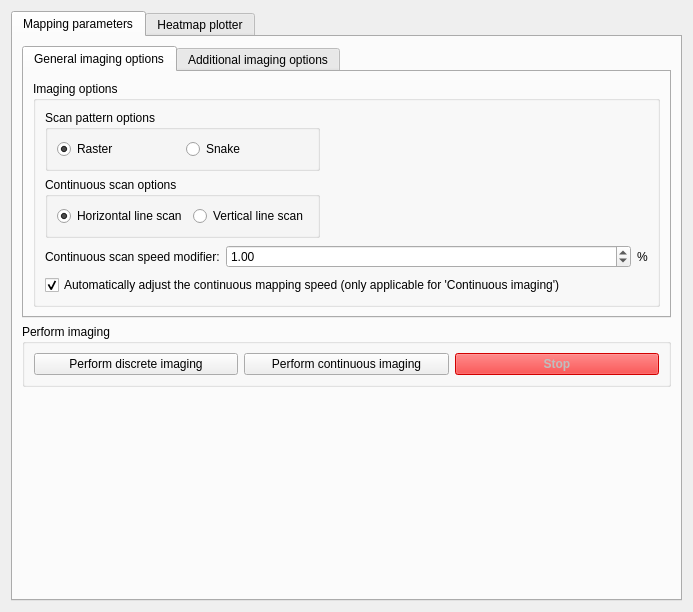
<?xml version="1.0" encoding="UTF-8"?>
<ui version="4.0">
 <class>Hilvl_Raman</class>
 <widget class="QWidget" name="Hilvl_Raman">
  <property name="geometry">
   <rect>
    <x>0</x>
    <y>0</y>
    <width>693</width>
    <height>612</height>
   </rect>
  </property>
  <property name="windowTitle">
   <string>Form</string>
  </property>
  <layout class="QVBoxLayout" name="verticalLayout_4">
   <item>
    <layout class="QVBoxLayout" name="main_layout">
     <item>
      <widget class="QTabWidget" name="tab_main">
       <property name="currentIndex">
        <number>0</number>
       </property>
       <widget class="QWidget" name="tab_mappingparams">
        <attribute name="title">
         <string>Mapping parameters</string>
        </attribute>
        <layout class="QVBoxLayout" name="verticalLayout_3">
         <item>
          <layout class="QVBoxLayout" name="lyt_coorHub_holder"/>
         </item>
         <item>
          <layout class="QVBoxLayout" name="verticalLayout_2">
           <item>
            <widget class="QTabWidget" name="tab_mappingoptions">
             <property name="currentIndex">
              <number>0</number>
             </property>
             <widget class="QWidget" name="tab_generaloptions">
              <attribute name="title">
               <string>General imaging options</string>
              </attribute>
              <layout class="QVBoxLayout" name="verticalLayout_8">
               <item>
                <widget class="QGroupBox" name="groupBox_2">
                 <property name="title">
                  <string>Imaging options</string>
                 </property>
                 <layout class="QVBoxLayout" name="verticalLayout_9">
                  <item>
                   <layout class="QGridLayout" name="gridLayout">
                    <item row="3" column="0" colspan="2">
                     <widget class="QCheckBox" name="chk_contMap_autoAdjustSpeed">
                      <property name="text">
                       <string>Automatically adjust the continuous mapping speed (only applicable for 'Continuous imaging')</string>
                      </property>
                      <property name="checked">
                       <bool>true</bool>
                      </property>
                     </widget>
                    </item>
                    <item row="0" column="1">
                     <spacer name="horizontalSpacer">
                      <property name="orientation">
                       <enum>Qt::Orientation::Horizontal</enum>
                      </property>
                      <property name="sizeHint" stdset="0">
                       <size>
                        <width>40</width>
                        <height>20</height>
                       </size>
                      </property>
                     </spacer>
                    </item>
                    <item row="0" column="0">
                     <widget class="QGroupBox" name="groupbox_scanpattern">
                      <property name="title">
                       <string>Scan pattern options</string>
                      </property>
                      <layout class="QHBoxLayout" name="horizontalLayout_3">
                       <item>
                        <widget class="QRadioButton" name="rb_raster">
                         <property name="text">
                          <string>Raster</string>
                         </property>
                         <property name="checked">
                          <bool>true</bool>
                         </property>
                        </widget>
                       </item>
                       <item>
                        <widget class="QRadioButton" name="rb_snake">
                         <property name="text">
                          <string>Snake</string>
                         </property>
                        </widget>
                       </item>
                      </layout>
                     </widget>
                    </item>
                    <item row="1" column="0">
                     <widget class="QGroupBox" name="groupbox_scandir">
                      <property name="title">
                       <string>Continuous scan options</string>
                      </property>
                      <layout class="QHBoxLayout" name="horizontalLayout_2">
                       <item>
                        <widget class="QRadioButton" name="rb_xdir">
                         <property name="text">
                          <string>Horizontal line scan</string>
                         </property>
                         <property name="checked">
                          <bool>true</bool>
                         </property>
                        </widget>
                       </item>
                       <item>
                        <widget class="QRadioButton" name="rb_ydir">
                         <property name="text">
                          <string>Vertical line scan</string>
                         </property>
                         <property name="autoExclusive">
                          <bool>true</bool>
                         </property>
                        </widget>
                       </item>
                      </layout>
                     </widget>
                    </item>
                    <item row="2" column="0" colspan="2">
                     <layout class="QHBoxLayout" name="horizontalLayout">
                      <item>
                       <widget class="QLabel" name="label_2">
                        <property name="sizePolicy">
                         <sizepolicy hsizetype="Fixed" vsizetype="Preferred">
                          <horstretch>0</horstretch>
                          <verstretch>0</verstretch>
                         </sizepolicy>
                        </property>
                        <property name="text">
                         <string>Continuous scan speed modifier:</string>
                        </property>
                       </widget>
                      </item>
                      <item>
                       <widget class="QDoubleSpinBox" name="spin_continuousSpeedMod">
                        <property name="value">
                         <double>1.000000000000000</double>
                        </property>
                       </widget>
                      </item>
                      <item>
                       <widget class="QLabel" name="label_3">
                        <property name="sizePolicy">
                         <sizepolicy hsizetype="Fixed" vsizetype="Preferred">
                          <horstretch>0</horstretch>
                          <verstretch>0</verstretch>
                         </sizepolicy>
                        </property>
                        <property name="text">
                         <string>%</string>
                        </property>
                       </widget>
                      </item>
                     </layout>
                    </item>
                   </layout>
                  </item>
                 </layout>
                </widget>
               </item>
              </layout>
             </widget>
             <widget class="QWidget" name="tab_additionaloptions">
              <attribute name="title">
               <string>Additional imaging options</string>
              </attribute>
              <layout class="QVBoxLayout" name="verticalLayout_11">
               <item>
                <layout class="QVBoxLayout" name="verticalLayout_10">
                 <item>
                  <widget class="QCheckBox" name="chk_randomise">
                   <property name="text">
                    <string>Randomise sampling points</string>
                   </property>
                  </widget>
                 </item>
                 <item>
                  <widget class="QCheckBox" name="chk_skipover">
                   <property name="text">
                    <string>Skip over sampling points
(and comes around later to scan the skipped points)</string>
                   </property>
                  </widget>
                 </item>
                 <item>
                  <widget class="QLabel" name="label">
                   <property name="text">
                    <string>Number of skipped sampling points</string>
                   </property>
                  </widget>
                 </item>
                 <item>
                  <widget class="QSpinBox" name="spin_skipover">
                   <property name="maximum">
                    <number>1000000</number>
                   </property>
                  </widget>
                 </item>
                 <item>
                  <spacer name="verticalSpacer_2">
                   <property name="orientation">
                    <enum>Qt::Orientation::Vertical</enum>
                   </property>
                   <property name="sizeHint" stdset="0">
                    <size>
                     <width>20</width>
                     <height>40</height>
                    </size>
                   </property>
                  </spacer>
                 </item>
                </layout>
               </item>
              </layout>
             </widget>
            </widget>
           </item>
          </layout>
         </item>
         <item>
          <widget class="QGroupBox" name="groupBox">
           <property name="title">
            <string>Perform imaging</string>
           </property>
           <layout class="QHBoxLayout" name="horizontalLayout_4">
            <item>
             <widget class="QPushButton" name="btn_discrete">
              <property name="text">
               <string>Perform discrete imaging</string>
              </property>
             </widget>
            </item>
            <item>
             <widget class="QPushButton" name="btn_continuous">
              <property name="text">
               <string>Perform continuous imaging</string>
              </property>
             </widget>
            </item>
            <item>
             <widget class="QPushButton" name="btn_stop">
              <property name="enabled">
               <bool>false</bool>
              </property>
              <property name="font">
               <font>
                <bold>true</bold>
               </font>
              </property>
              <property name="autoFillBackground">
               <bool>false</bool>
              </property>
              <property name="styleSheet">
               <string notr="true">background-color:red</string>
              </property>
              <property name="text">
               <string>Stop</string>
              </property>
              <property name="checkable">
               <bool>false</bool>
              </property>
             </widget>
            </item>
           </layout>
          </widget>
         </item>
         <item>
          <spacer name="verticalSpacer_3">
           <property name="orientation">
            <enum>Qt::Orientation::Vertical</enum>
           </property>
           <property name="sizeHint" stdset="0">
            <size>
             <width>20</width>
             <height>40</height>
            </size>
           </property>
          </spacer>
         </item>
        </layout>
       </widget>
       <widget class="QWidget" name="tab_heatmap">
        <attribute name="title">
         <string>Heatmap plotter</string>
        </attribute>
        <layout class="QVBoxLayout" name="verticalLayout_5">
         <item>
          <layout class="QVBoxLayout" name="lyt_heatmap_holder"/>
         </item>
        </layout>
       </widget>
      </widget>
     </item>
    </layout>
   </item>
  </layout>
 </widget>
 <tabstops>
  <tabstop>tab_main</tabstop>
  <tabstop>tab_mappingoptions</tabstop>
  <tabstop>rb_raster</tabstop>
  <tabstop>rb_snake</tabstop>
  <tabstop>rb_xdir</tabstop>
  <tabstop>rb_ydir</tabstop>
  <tabstop>btn_discrete</tabstop>
  <tabstop>btn_continuous</tabstop>
  <tabstop>btn_stop</tabstop>
  <tabstop>chk_randomise</tabstop>
  <tabstop>chk_skipover</tabstop>
  <tabstop>spin_skipover</tabstop>
 </tabstops>
 <resources/>
 <connections/>
</ui>
